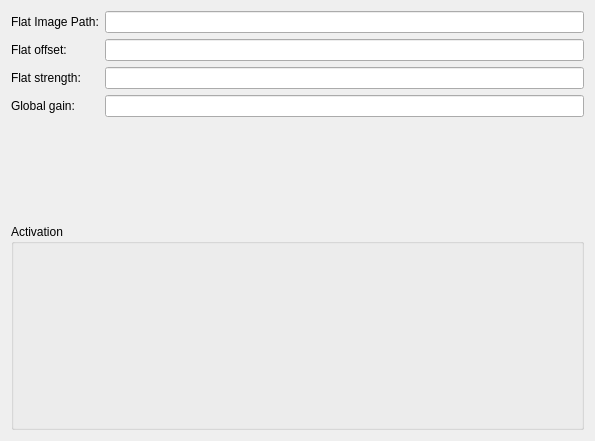
<?xml version="1.0" encoding="UTF-8"?>
<ui version="4.0">
 <class>FlatEffectConfigForm</class>
 <widget class="QWidget" name="FlatEffectConfigForm">
  <property name="geometry">
   <rect>
    <x>0</x>
    <y>0</y>
    <width>595</width>
    <height>441</height>
   </rect>
  </property>
  <layout class="QVBoxLayout" name="verticalLayout">
   <item>
    <layout class="QFormLayout" name="layout_FlatPath">
     <item row="0" column="0">
      <widget class="QLabel" name="label_FlatPath">
       <property name="text">
        <string>Flat Image Path:</string>
       </property>
      </widget>
     </item>
     <item row="0" column="1">
      <widget class="QLineEdit" name="kcfg_FlatPath">
       <property name="toolTip">
        <string>The path to the flat calibration image file.</string>
       </property>
       <property name="statusTip">
        <string>Flat calibration file</string>
       </property>
       <property name="whatsThis">
        <string>Flat calibration file</string>
       </property>
      </widget>
     </item>
     <item row="1" column="0">
      <widget class="QLabel" name="label_FlatOffset">
       <property name="text">
        <string>Flat offset:</string>
       </property>
      </widget>
     </item>
     <item row="1" column="1">
      <widget class="QLineEdit" name="kcfg_FlatOffset">
       <property name="toolTip">
        <string>An offset value to be added to the input image.</string>
       </property>
       <property name="statusTip">
        <string>Flat offset</string>
       </property>
       <property name="whatsThis">
        <string>Flat offset</string>
       </property>
      </widget>
     </item>
     <item row="2" column="0">
      <widget class="QLabel" name="label_Strength">
       <property name="text">
        <string>Flat strength:</string>
       </property>
      </widget>
     </item>
     <item row="2" column="1">
      <widget class="QLineEdit" name="kcfg_Strength">
       <property name="toolTip">
        <string>Correction amplification. If the calibration image was acquired correctly it should be left at 1.</string>
       </property>
       <property name="statusTip">
        <string>Flat strength</string>
       </property>
       <property name="whatsThis">
        <string>Flat strength</string>
       </property>
      </widget>
     </item>
     <item row="3" column="0">
      <widget class="QLabel" name="label_Gain">
       <property name="text">
        <string>Global gain:</string>
       </property>
      </widget>
     </item>
     <item row="3" column="1">
      <widget class="QLineEdit" name="kcfg_Gain">
       <property name="toolTip">
        <string>Global gain post calibration. Lower to preserve white uniformity.</string>
       </property>
       <property name="statusTip">
        <string>Gain</string>
       </property>
       <property name="whatsThis">
        <string>Gain</string>
       </property>
      </widget>
     </item>
    </layout>
   </item>
   <item>
    <widget class="QGroupBox" name="groupBox_2">
     <property name="title">
      <string>Activation</string>
     </property>
     <layout class="QGridLayout" name="gridLayout_2">
      <item row="0" column="0" colspan="2">
       <widget class="KShortcutsEditor" name="shortcutEditor">
        <property name="sizePolicy">
         <sizepolicy hsizetype="Preferred" vsizetype="Preferred">
          <horstretch>0</horstretch>
          <verstretch>0</verstretch>
         </sizepolicy>
        </property>
       </widget>
      </item>
     </layout>
    </widget>
   </item>
  </layout>
 </widget>
 <customwidgets>
  <customwidget>
   <class>KShortcutsEditor</class>
   <extends>QWidget</extends>
   <header>kshortcutseditor.h</header>
   <container>1</container>
  </customwidget>
 </customwidgets>
 <tabstops>
  <tabstop>kcfg_FlatPath</tabstop>
  <tabstop>kcfg_FlatOffset</tabstop>
  <tabstop>kcfg_Strength</tabstop>
  <tabstop>kcfg_Gain</tabstop>
 </tabstops>
 <resources/>
 <connections/>
</ui>
